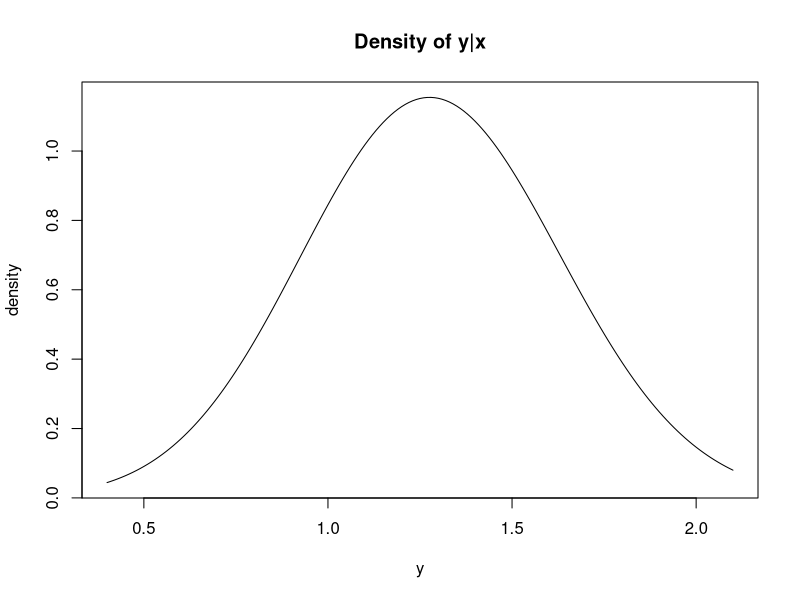
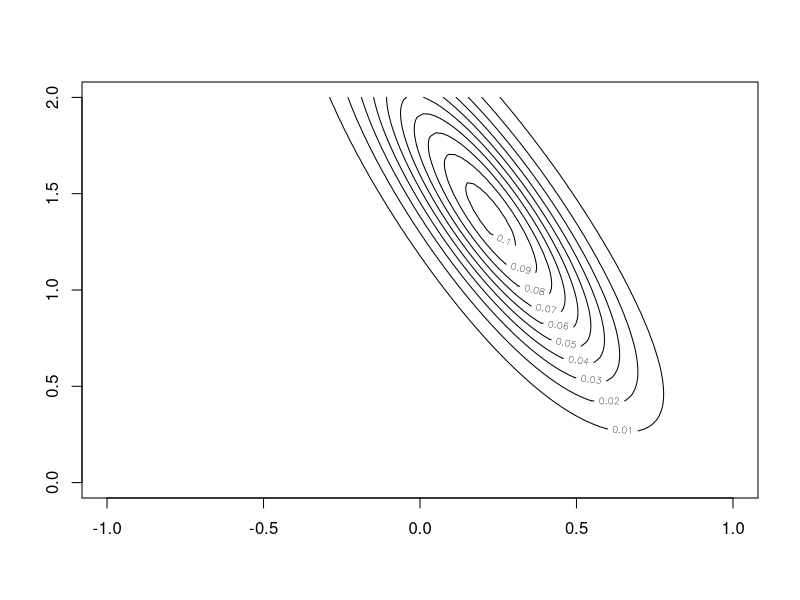
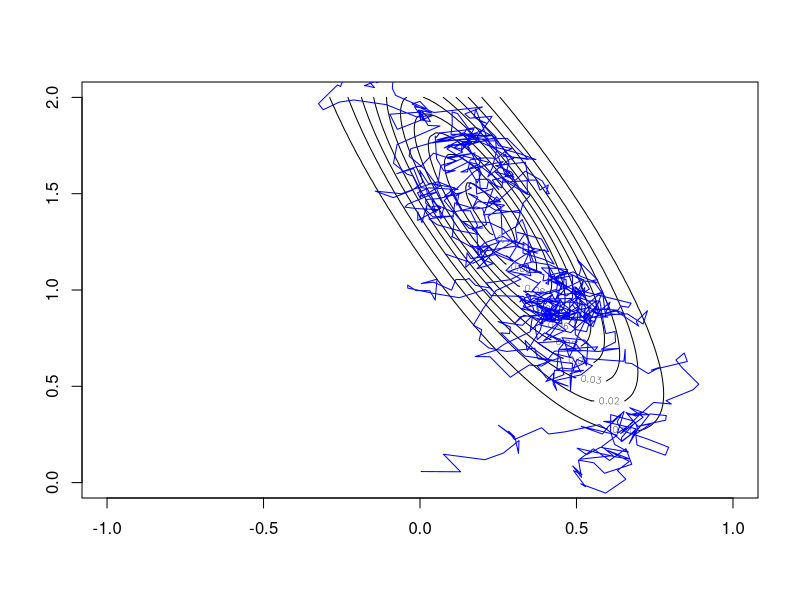
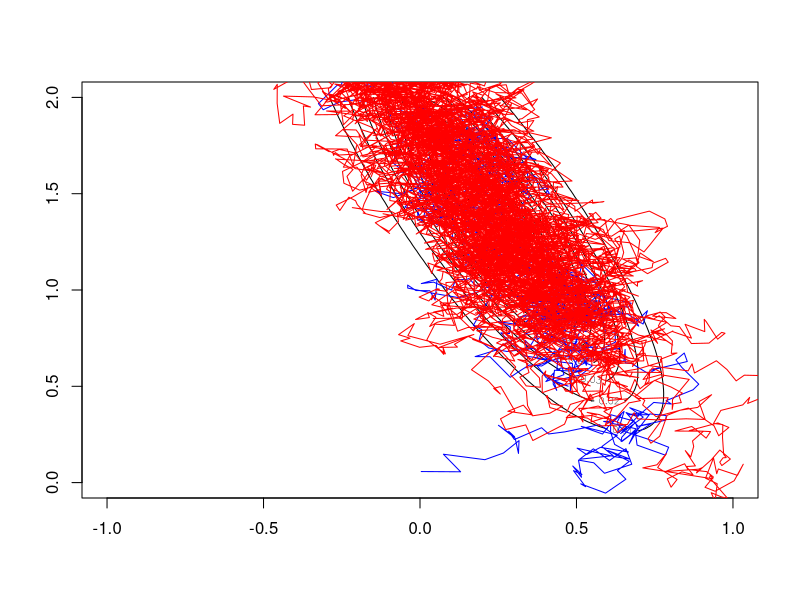
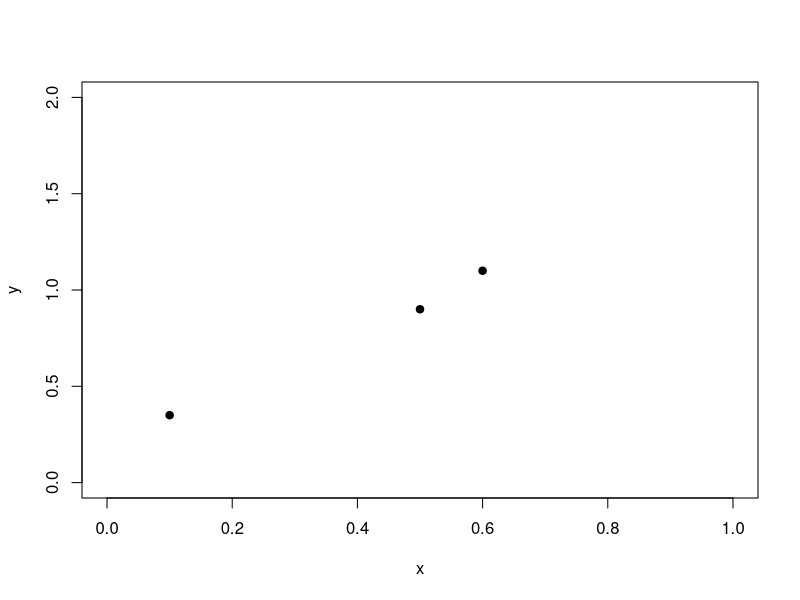
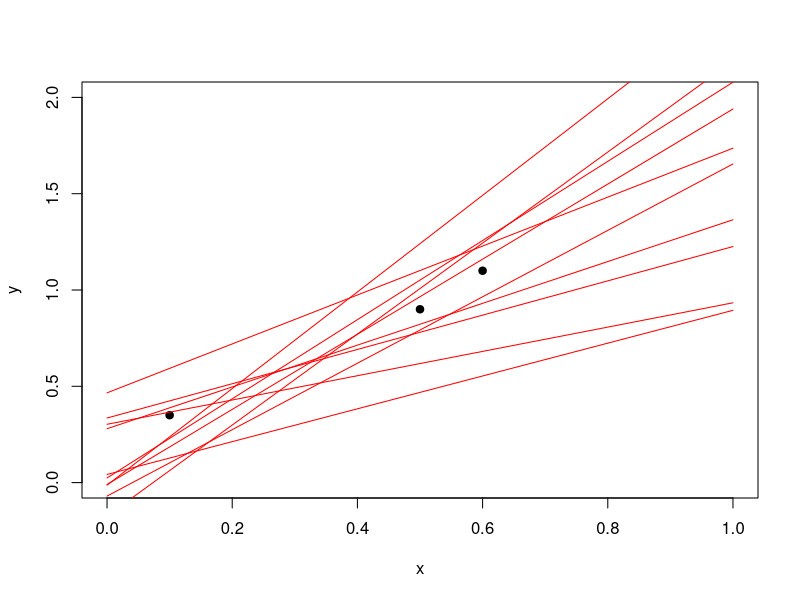
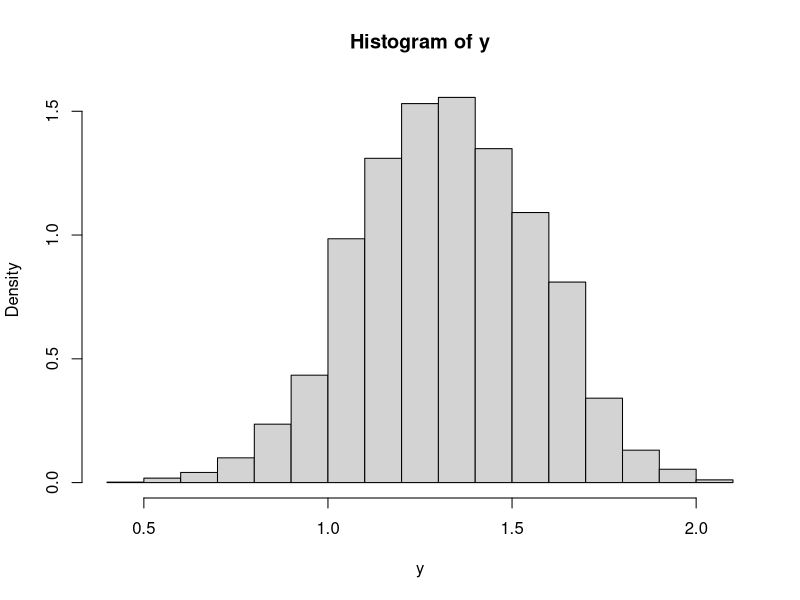
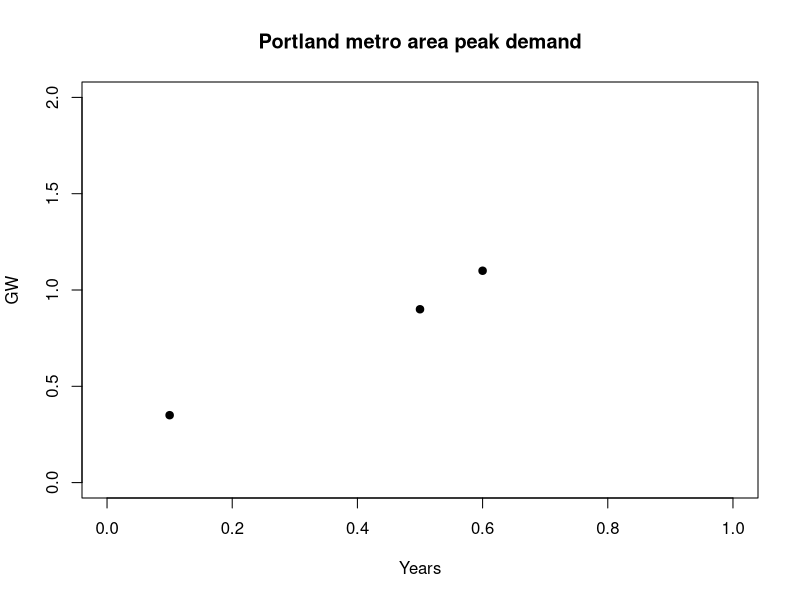

The R script that drew these images, in order:
pe <- function (e, sigma.e) {exp(-0.5*(e/sigma.e)^2)/sigma.e/sqrt(2*pi)}
py.given.x.a0.a1.sigma.e <- function (y, x, a.0, a.1, sigma.e) {pe(y - (a.0 + a.1*x), sigma.e)}
pa.0 <- function (a.0) {exp(-0.5*a.0^2)/sqrt(2*pi)}
pa.1 <- function (a.1) {a.1*exp(-a.1)}
psigma.e <- function (sigma.e) {sigma.e*exp(-sigma.e)}

data.y <- c(0.35, 0.9, 1.1)
data.x <- c(0.1, 0.5, 0.6)

L <- function (a.0, a.1, sigma.e) {py.given.x.a0.a1.sigma.e (data.y[1], data.x[1], a.0, a.1, sigma.e) * 
                                   py.given.x.a0.a1.sigma.e (data.y[2], data.x[2], a.0, a.1, sigma.e) * 
                                   py.given.x.a0.a1.sigma.e (data.y[3], data.x[3], a.0, a.1, sigma.e)}
P <- function (a.0, a.1, sigma.e) {L(a.0, a.1, sigma.e) * pa.0(a.0) * pa.1(a.1) * psigma.e(sigma.e)}

L2 <- function (a.0, a.1) {L (a.0, a.1, 0.25)}
P2 <- function (a.0, a.1) {L(a.0, a.1, 0.25) * pa.0(a.0) * pa.1(a.1) * psigma.e(0.25)}

py.given.x <-
  function (y, x) {
    integrate (
      function (a.1) {
        sapply (a.1,
                function (a.1) {
                  integrate (function (a.0) {
                               py.given.x.a0.a1.sigma.e (y, x, a.0, a.1, 0.25) *
                                 P2 (a.0, a.1)}, 
                             -Inf, Inf)$value})},
      0, Inf)}

yy <- seq (from=0.4, to=2.1, by=0.01)
sapply (yy, function (y) {py.given.x (y, 0.75) $ value}) -> pp
I <- sum(pp)*0.01
pp <- pp/I

svg ("y-given-x-via-integrate.svg")
plot (x=yy, y=pp, type="l", xlab="", ylab="")
title (main="Density of y|x", xlab="y", ylab="density")
dev.off ()

a.0 <- seq (-1, 1, length=100)
a.1 <- seq (0, 2, length=100)
z  <- outer (a.0, a.1, Vectorize (P2))
svg ("proportional_target.svg")
contour (x=a.0, y=a.1, z)
dev.off ()

Q <- function (a.0, a.1) {rnorm (2, mean=c(a.0, a.1), sd=0.05)}

mcmc.sequence <- function (n, p0) {
  a.0 <- vector (length=n)
  a.1 <- vector (length=n)
  a.0[1] <- p0[1]
  a.1[1] <- p0[2]
  for (i in 2:n) {
    p1 <- Q (p0[1], p0[2])
    r <- L2 (p1[1], p1[2]) / L2 (p0[1], p0[2])
    if (r > 1 || r > runif(1)) {p0 <- p1}
    a.0[i] <- p0[1]
    a.1[i] <- p0[2]
  }
  list (x=a.0, y=a.1)
}

p0 <- Q(0, 0)

a.initial <- mcmc.sequence (1000, p0)
svg ("target+initial-sequence.svg")
contour (x=a.0, y=a.1, z)
lines (a.initial, col="blue")
dev.off ()

a.subsequent <- mcmc.sequence (10000, c(a.initial$x[1000], a.initial$y[1000]))
svg ("target+initial+subsequent-sequence.svg")
contour (x=a.0, y=a.1, z)
lines (a.initial, col="blue")
lines (a.subsequent, col="red")
dev.off ()

svg ("data.svg")
plot (c(0, 1), c(0, 2), type="n", xlab="x", ylab="y")
points (x=data.x, y=data.y, col="black", pch=19)
dev.off ()

svg ("data+random-lines.svg")
plot (c(0, 1), c(0, 2), type="n", xlab="x", ylab="y")
points (x=data.x, y=data.y, col="black", pch=19)
for (i in (1:10)*1000) {lines (x=c(0, 1), y=c(a.subsequent$x[i], a.subsequent$x[i] + a.subsequent$y[i]), col="red")}
dev.off ()

x <- 0.75
y <- vector (length=10000)
for (i in 1:10000) {y[i] <- a.subsequent$x[i] + a.subsequent$y[i]*x}
svg ("y-histogram.svg")
hist (y, freq=F)
dev.off ()

svg ("data-title-peak-demand.svg")
plot (c(0, 1), c(0, 2), type="n", xlab="", ylab="")
points (x=data.x, y=data.y, col="black", pch=19)
title (main="Portland metro area peak demand", xlab="Years", ylab="GW")
dev.off ()

svg ("data-title-drought.svg")
plot (c(0, 1), c(0, 2), type="n", xlab="", ylab="")
points (x=data.x, y=data.y, col="black", pch=19)
title (main="Drought in the Western United States", xlab="Atmospheric CO2", ylab="Recurrence period")
dev.off ()

svg ("data-title-surgery-cost.svg")
plot (c(0, 1), c(0, 2), type="n", xlab="", ylab="")
points (x=data.x, y=data.y, col="black", pch=19)
title (main="Cost of kidney surgery", xlab="Total cost, in 2016 dollars", ylab="Probability of recovery")
dev.off ()

